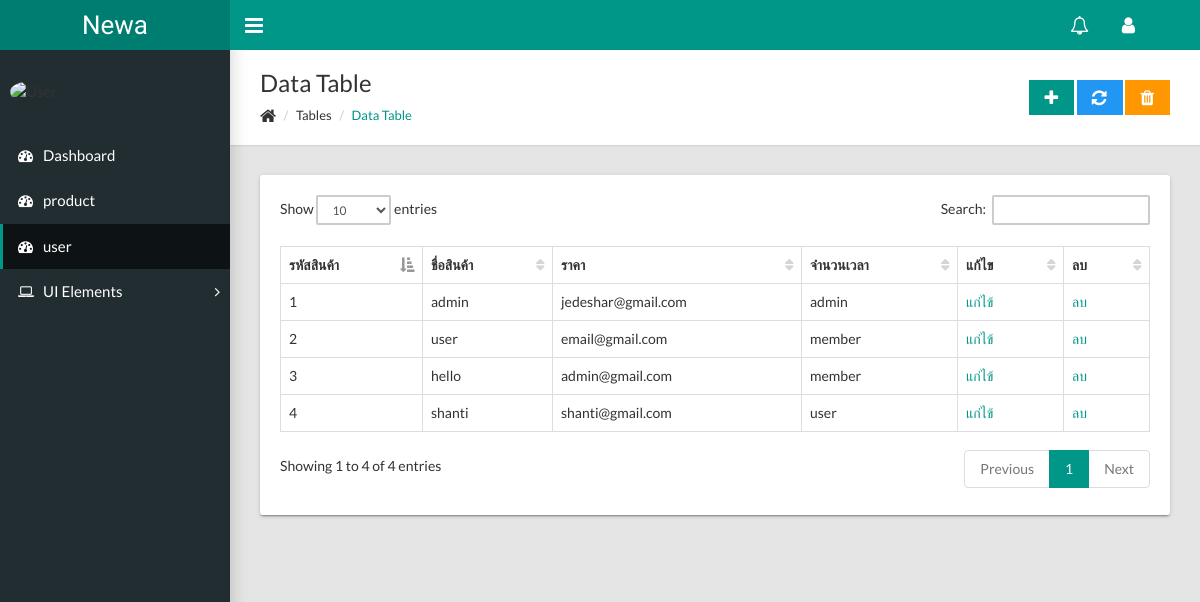
The page /dashboard/user.php on the database its author committed.
### tables this page shows
CREATE TABLE IF NOT EXISTS `tbl_users` (
  `user_id` int(11) unsigned NOT NULL,
  `firstname` varchar(100) NOT NULL,
  `lastname` varchar(100) NOT NULL,
  `username` varchar(100) NOT NULL,
  `password` varchar(255) NOT NULL,
  `email` varchar(60) NOT NULL,
  `avatar` varchar(100) NOT NULL,
  `status` enum('0','100','500') NOT NULL DEFAULT '0'
);

### dashboard/include/view_all_users.php (the view, shortened to what this page needs)
<div class="page-title">
  <div>
    <h1>Data Table</h1>
    <ul class="breadcrumb side">
      <li><i class="fa fa-home fa-lg"></i></li>
      <li>Tables</li>
      <li class="active"><a href="#">Data Table</a></li>
    </ul>
  </div>
  <div>
    <a class="btn btn-primary btn-flat" href="user.php?source=user_add"><i class="fa fa-lg fa-plus"></i></a>
    <a class="btn btn-info btn-flat" href="#"><i class="fa fa-lg fa-refresh"></i></a>
    <a class="btn btn-warning btn-flat" href="#"><i class="fa fa-lg fa-trash"></i></a>
  </div>
</div>
<div class="row">
  <div class="col-md-12">
    <div class="card">
      <div class="card-body">
        <table class="table table-hover table-bordered" id="sampleTable">
          <thead>
            <tr>
              <th>รหัสสินค้า</th>
							<th>ชื่อสินค้า</th>
							<th>ราคา</th>
							<th>จำนวนเวลา</th>
							<th>แก้ไข</th>
							<th>ลบ</th>
            </tr>
          </thead>
          <tbody>
            <?php
							$sql = "select * from tbl_users";
							$result = mysqli_query($conn, $sql);
							while ($row = mysqli_fetch_array($result)){
								$user_id = $row["user_id"];
								$username = $row["username"];
								$email = $row["email"];
								$status = $row["status"];
?>
								<tr>
										<td><?=$user_id?></td>
										<td><?=$username?></td>
										<td><?=$email?></td>
										<td>
                      <?php
                        if ($status == 500) {
                          echo "admin";
                        }else if ($status == 100) {
                          echo "member";
                        }else if ($status == 0) {
                          echo "user";
                        }
                      ?>
                    </td>
										<td><a href='user.php?source=user_edit&id=<?=$user_id?>'>แก่ไข้</a></td>
										<td><a href='user.php?id=<?=$user_id?>' onclick='return confirm(\"ยืนยันการลบ\");'>ลบ</a></td>
									</tr>
                  <?php
							}
						?>
          </tbody>
        </table>
      </div>
    </div>
  </div>
</div>

### dashboard/include/_header.php (shortened to what this page needs)
<!DOCTYPE html>
<html lang="th">
  <head>
    <link rel="stylesheet" type="text/css" href="assets/css/main.css">
    <link rel="stylesheet" type="text/css" href="https://maxcdn.bootstrapcdn.com/font-awesome/4.7.0/css/font-awesome.min.css">
  </head>

### dashboard/include/_navbar.php (shortened to what this page needs)
<body class="sidebar-mini fixed">
  <div class="wrapper">
    <header class="main-header hidden-print"><a class="logo" href="admin.php">Newa</a>
      <nav class="navbar navbar-static-top">
        <a class="sidebar-toggle" href="#" data-toggle="offcanvas"></a>
        <div class="navbar-custom-menu">
          <ul class="top-nav">
            <li class="dropdown notification-menu"><a class="dropdown-toggle" href="#" data-toggle="dropdown" aria-expanded="false"><i class="fa fa-bell-o fa-lg"></i></a>
            </li>
            <li class="dropdown"><a class="dropdown-toggle" href="#" data-toggle="dropdown" role="button" aria-haspopup="true" aria-expanded="false"><i class="fa fa-user fa-lg"></i></a>
            </li>
          </ul>
        </div>
      </nav>
    </header>

### dashboard/include/_menuleft.php (shortened to what this page needs)
<aside class="main-sidebar hidden-print">
  <section class="sidebar">
    <div class="user-panel">
      <div class="pull-left image"><img class="img-circle" src="https://s3.amazonaws.com/uifaces/faces/twitter/jsa/48.jpg" alt="User Image"></div>
      <div class="pull-left info">
      </div>
    </div>
    <ul class="sidebar-menu">
      <li <?php if($page == 'dashboard'){ echo 'class="active"';} ?>><a href="admin.php"><i class="fa fa-dashboard"></i><span>Dashboard</span></a></li>
      <li <?php if($page == 'product') {echo 'class="active"';} ?>><a href="product.php"><i class="fa fa-dashboard"></i><span>product</span></span></a></li>
      <li <?php if($page == 'user') {echo 'class="active"';} ?>><a href="user.php"><i class="fa fa-dashboard"></i><span>user</span></span></a></li>
      <li class="treeview"><a href="#"><i class="fa fa-laptop"></i><span>UI Elements</span><i class="fa fa-angle-right"></i></a>
      </li>
    </ul>
  </section>
</aside>

### dashboard/user.php (shortened to what this page needs)
<?php
$page = 'user';
  include 'include/_header.php';
  include 'include/_navbar.php';
  include 'include/_menuleft.php';
?>
      <div class="content-wrapper">
        <?php
          if (isset($_GET['source'])) {
            $source = $_GET['source'];
          } else {
            $source = '';
          }
          switch ($source) {
            default:
            include "include/view_all_users.php";
            break;
          }
        ?>
      </div>
<?php
  include 'include/_footer.php';
?>
</body>
</html>

### dashboard/include/_footer.php (shortened to what this page needs)
</div>

### rows shown on the page
tbl_users: user_id "1", username "admin", email "jedeshar@gmail.com", status "admin"
tbl_users: user_id "2", username "user", email "email@gmail.com", status "member"
tbl_users: user_id "3", username "hello", email "admin@gmail.com", status "member"
tbl_users: user_id "4", username "shanti", email "shanti@gmail.com", status "user"
